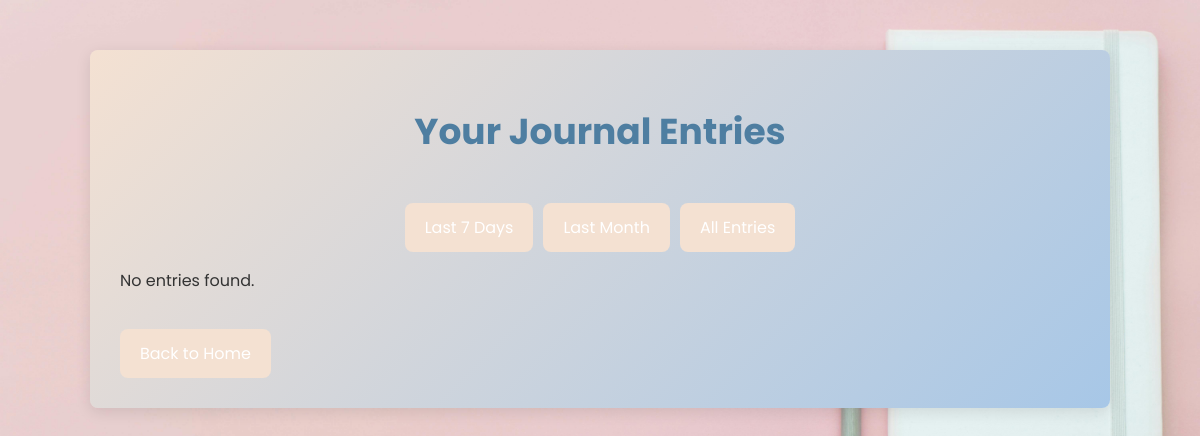
The page /journal_final/read_entry.php on the database as committed earlier.
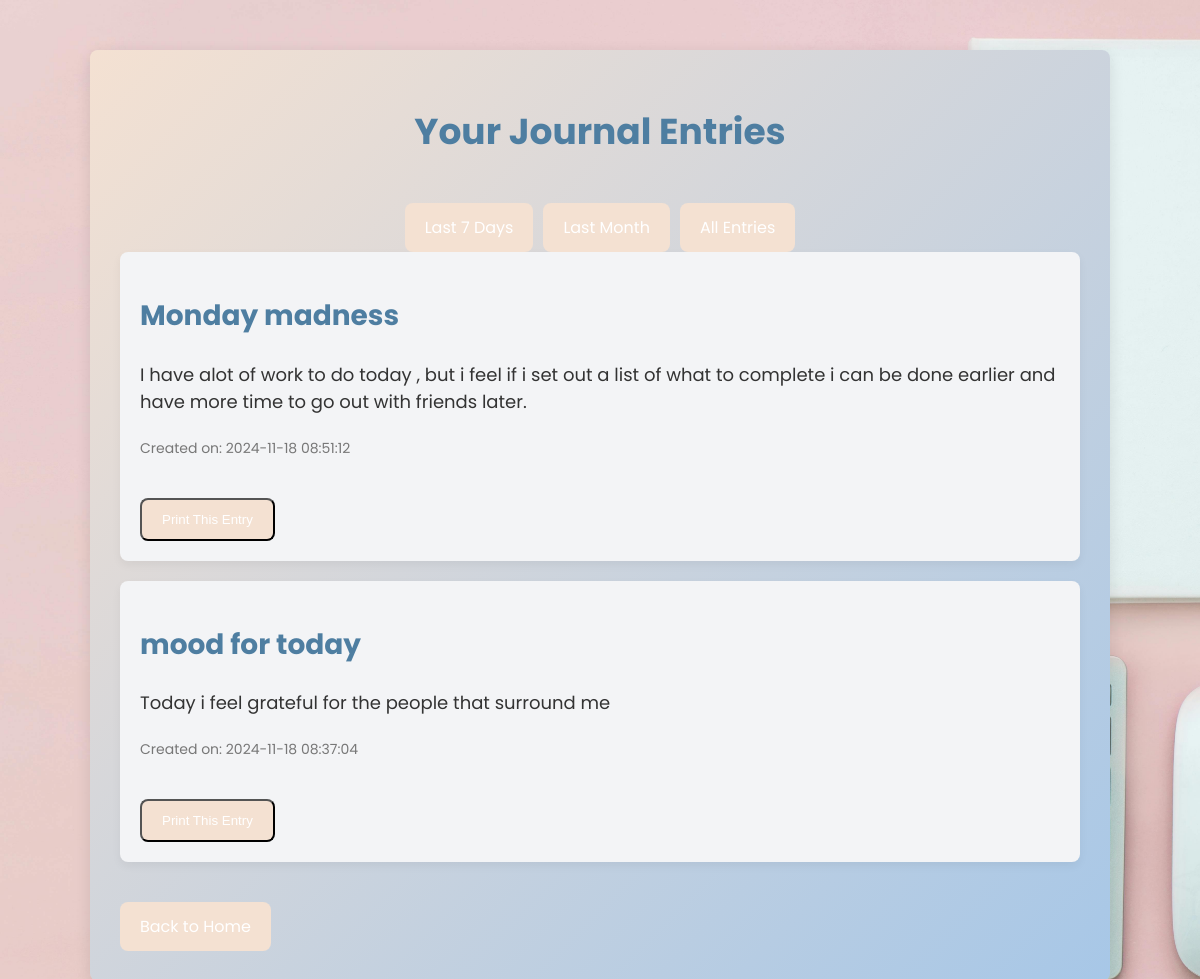
The same page on the database as committed later.
### tables this page shows
CREATE TABLE `journal` (
  `userID` int(11) NOT NULL,
  `file_name` char(100) NOT NULL,
  `file_content` blob NOT NULL,
  `created_at` timestamp NOT NULL DEFAULT current_timestamp() ON UPDATE current_timestamp()
);

### journal_final/read_entry.php (the view, shortened to what this page needs)
<?php
include 'db.php';
$filter = isset($_GET['filter']) ? $_GET['filter'] : 'all';
switch ($filter) {
    default:
        $sql = "SELECT * FROM journal ORDER BY created_at DESC";
        break;
}
$stmt = $conn->prepare($sql);
$stmt->execute();
$entries = $stmt->fetchAll();
?>
<!DOCTYPE html>
<html lang="en">
<head>
</head>
<body>
    <div class="container">
        <h1>Your Journal Entries</h1>
        <div class="button-container">
            <a href="?filter=7days" class="filter-button">Last 7 Days</a>
            <a href="?filter=month" class="filter-button">Last Month</a>
            <a href="?filter=all" class="filter-button">All Entries</a>
        </div>
        <?php if (empty($entries)) { ?>
            <p>No entries found.</p>
        <?php } else { ?>
            <?php foreach ($entries as $entry) { ?>
                <div class="entry" id="entry-<?php echo $entry['userID']; ?>">
                    <h2><?php echo htmlspecialchars($entry['file_name']); ?></h2>
                    <p><?php echo nl2br(htmlspecialchars($entry['file_content'])); ?></p>
                    <p><small>Created on: <?php echo $entry['created_at']; ?></small></p>
                    <button class="print-button" onclick="printEntry(<?php echo $entry['userID']; ?>)">Print This Entry</button>
                </div>
            <?php } ?>
        <?php } ?>
        <a href="journal.php" class="back-button">Back to Home</a>
    </div>
</body>
</html>

Rows that differ between the two databases and show on the page:
added journal: file_name "Monday madness", file_content "I have alot of work to do today , but i feel if i set out a list of what to complete i can be done earlier and have more time to go out with friends later.", created_at "2024-11-18 08:51:12"
added journal: file_name "mood for today", file_content "Today i feel grateful for the people that surround me", created_at "2024-11-18 08:37:04"
Other text that changed with them:
text no longer shown: "No entries found."
